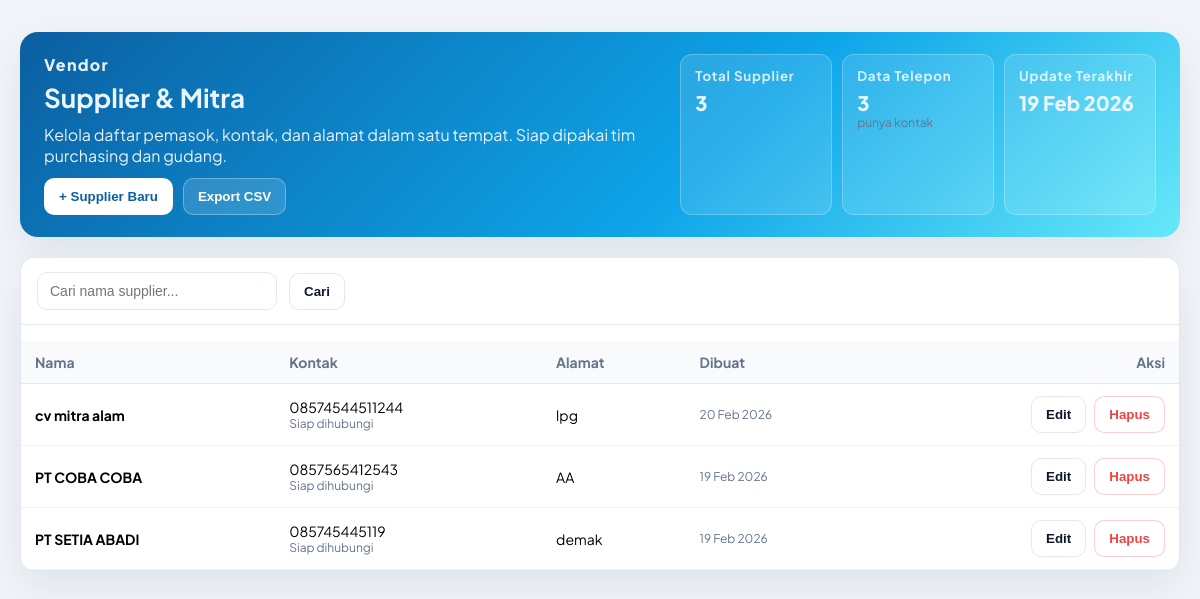
The page /admin/supplier/index.php on the database its author committed.
### tables this page shows
CREATE TABLE `supplier` (
  `supplier_id` bigint(20) NOT NULL AUTO_INCREMENT,
  `toko_id` bigint(20) NOT NULL DEFAULT 0,
  `nama_supplier` varchar(150) NOT NULL,
  `telepon` varchar(50) DEFAULT NULL,
  `alamat` text DEFAULT NULL,
  `dibuat_pada` timestamp NOT NULL DEFAULT current_timestamp(),
  `deleted_at` timestamp NULL DEFAULT NULL,
  PRIMARY KEY (`supplier_id`),
  KEY `idx_supplier_toko` (`toko_id`)
);

### inc/db.php (called while the page is built, shortened)
<?php
class Database {
    private $conn;
    public function __construct($host, $user, $pass, $name, $port = 3306) {
        $this->conn = new mysqli($host, $user, $pass, $name, $port);
        $this->conn->set_charset("utf8mb4");
    }
    public function prepare($sql) {
        return $this->conn->prepare($sql);
    }
}
$pos_db = new Database(DB_POS_HOST, DB_POS_USER, DB_POS_PASS, DB_POS_NAME, DB_POS_PORT);

### public/admin/supplier/index.php (the view, shortened to what this page needs)
<?php
require_once '../../.../../../inc/db.php';
require_once '../../.../../../inc/auth.php';
$db = $pos_db;
$q  = trim($_GET['q'] ?? '');
function fetch_all(mysqli_stmt $stmt): array {
    $res = $stmt->get_result();
    return $res ? $res->fetch_all(MYSQLI_ASSOC) : [];
}
$where = ["deleted_at IS NULL"];
$sql = "SELECT supplier_id, nama_supplier, telepon, alamat, dibuat_pada
        FROM supplier
        WHERE ".implode(' AND ', $where)."
        ORDER BY nama_supplier";
$stmt = $db->prepare($sql);
$stmt->execute();
$suppliers = fetch_all($stmt);
$totalSup = count($suppliers);
$lastAdded = $totalSup ? date('d M Y', strtotime($suppliers[array_key_last($suppliers)]['dibuat_pada'])) : '-';
$withPhone = array_sum(array_map(fn($s)=> $s['telepon'] ? 1 : 0, $suppliers));
?>
<div class="page">
    <div class="container">
        <div class="hero">
            <div>
                <p style="letter-spacing:0.08em;font-weight:800;margin:0;">Vendor</p>
                <h1>Supplier & Mitra</h1>
                <p>Kelola daftar pemasok, kontak, dan alamat dalam satu tempat. Siap dipakai tim purchasing dan gudang.</p>
                <div class="hero-actions">
                    <button class="btn btn-primary" onclick="openModal()">+ Supplier Baru</button>
                    <button class="btn btn-ghost" onclick="exportSup()">Export CSV</button>
                </div>
            </div>
            <div class="metrics">
                <div class="metric">
                    <small>Total Supplier</small>
                    <div class="metric-value"><?=$totalSup?></div>
                </div>
                <div class="metric">
                    <small>Data Telepon</small>
                    <div class="metric-value"><?=$withPhone?></div>
                    <div class="meta">punya kontak</div>
                </div>
                <div class="metric">
                    <small>Update Terakhir</small>
                    <div class="metric-value"><?=$lastAdded?></div>
                </div>
            </div>
        </div>
        <div class="panel">
            <form class="toolbar" method="get">
                <input type="text" name="q" value="<?=htmlspecialchars($q)?>" placeholder="Cari nama supplier...">
                <button type="submit" class="btn btn-outline">Cari</button>
            </form>
            <div class="table-wrap">
                <table>
                    <thead>
                        <tr>
                            <th>Nama</th>
                            <th>Kontak</th>
                            <th>Alamat</th>
                            <th>Dibuat</th>
                            <th style="text-align:right">Aksi</th>
                        </tr>
                    </thead>
                    <tbody>
                        <?php foreach($suppliers as $s): ?>
                        <tr>
                            <td class="name"><?=htmlspecialchars($s['nama_supplier'])?></td>
                            <td>
                                <?=htmlspecialchars($s['telepon'] ?: '-')?>
                                <div class="meta"><?=$s['telepon'] ? 'Siap dihubungi' : 'Belum ada nomor'?></div>
                            </td>
                            <td><?=nl2br(htmlspecialchars($s['alamat'] ?: '-'))?></td>
                            <td class="meta"><?=date('d M Y', strtotime($s['dibuat_pada']))?></td>
                            <td>
                                <div class="actions">
                                    <button class="btn btn-outline" onclick="editSupplier(<?=$s['supplier_id']?>)">Edit</button>
                                    <button class="btn btn-ghost" style="color:var(--danger);border-color:rgba(239,68,68,0.25)" onclick="deleteSupplier(<?=$s['supplier_id']?>)">Hapus</button>
                                </div>
                            </td>
                        </tr>
                        <?php endforeach; ?>
                    </tbody>
                </table>
            </div>
        </div>
    </div>
</div>

### public/admin/supplier/index.php (style rules this page uses)
.page { padding:32px 20px 48px; }
.container { max-width: 1200px; margin:0 auto; }
.hero { background: linear-gradient(135deg, #0b5fa1 0%, #0ea5e9 60%, #67e8f9 100%); color:#eaf6ff; padding:22px 24px; border-radius:18px; display:grid; grid-template-columns: 1.3fr 1fr; gap:18px; box-shadow: var(--shadow); }
.hero h1 { margin:6px 0 10px; font-size:26px; }
.hero p { margin:0 0 12px; color:rgba(255,255,255,0.9); }
.hero-actions { display:flex; gap:10px; flex-wrap:wrap; }
.btn { padding:10px 14px; border-radius:10px; border:1px solid transparent; font-weight:700; cursor:pointer; transition:.2s ease; display:inline-flex; align-items:center; gap:8px; }
.btn-primary { background:#fff; color:#0b5fa1; }
.btn-ghost { background:rgba(255,255,255,0.14); color:#fff; border-color:rgba(255,255,255,0.3); }
.btn-outline { background:#fff; color:#0f172a; border:1px solid var(--border); }
.metrics { display:grid; grid-template-columns: repeat(3,minmax(0,1fr)); gap:10px; }
.metric { background: rgba(255,255,255,0.12); border:1px solid rgba(255,255,255,0.25); border-radius:12px; padding:12px 14px; }
.metric small { color:rgba(255,255,255,0.8); letter-spacing:0.06em; font-weight:700; }
.metric-value { font-size:20px; font-weight:800; margin-top:6px; }
.panel { margin-top:20px; background:var(--card); border:1px solid var(--border); border-radius:14px; box-shadow: var(--shadow); overflow:hidden; }
.toolbar { padding:14px 16px; border-bottom:1px solid var(--border); display:flex; gap:12px; align-items:center; flex-wrap:wrap; }
.toolbar input { padding:10px 12px; border:1px solid var(--border); border-radius:10px; min-width:240px; font-size:14px; }
.table-wrap { overflow:auto; }
table { width:100%; border-collapse:collapse; font-size:14px; }
thead th { text-align:left; padding:12px 14px; background:#f8fafc; color:var(--muted); border-bottom:1px solid var(--border); }
tbody td { padding:12px 14px; border-bottom:1px solid #eef2f6; }
.name { font-weight:700; }
.meta { color:var(--muted); font-size:12px; }
.actions { display:flex; gap:8px; justify-content:flex-end; }

### rows shown on the page
supplier: dibuat_pada "19 Feb 2026", nama_supplier "PT SETIA ABADI", telepon "085745445119", shows "Siap dihubungi", alamat "demak"
supplier: nama_supplier "cv mitra alam", telepon "08574544511244", shows "Siap dihubungi", alamat "lpg", dibuat_pada "20 Feb 2026"
supplier: nama_supplier "PT COBA COBA", telepon "0857565412543", shows "Siap dihubungi", alamat "AA", dibuat_pada "19 Feb 2026"

### other values the page prints
$totalSup "3"
$withPhone "3"
